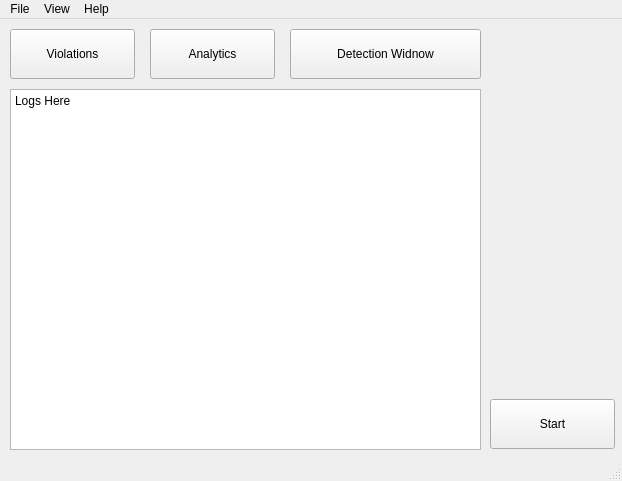
<?xml version="1.0" encoding="UTF-8"?>
<ui version="4.0">
 <class>Main</class>
 <widget class="QMainWindow" name="Main">
  <property name="geometry">
   <rect>
    <x>0</x>
    <y>0</y>
    <width>622</width>
    <height>481</height>
   </rect>
  </property>
  <property name="windowTitle">
   <string>MainWindow</string>
  </property>
  <widget class="QWidget" name="centralwidget">
   <widget class="QPushButton" name="startButton">
    <property name="geometry">
     <rect>
      <x>490</x>
      <y>380</y>
      <width>125</width>
      <height>50</height>
     </rect>
    </property>
    <property name="text">
     <string>Start</string>
    </property>
   </widget>
   <widget class="QPlainTextEdit" name="plainTextEdit">
    <property name="geometry">
     <rect>
      <x>10</x>
      <y>70</y>
      <width>471</width>
      <height>361</height>
     </rect>
    </property>
    <property name="plainText">
     <string>Logs Here
</string>
    </property>
   </widget>
   <widget class="QPushButton" name="violationsButton">
    <property name="geometry">
     <rect>
      <x>10</x>
      <y>10</y>
      <width>125</width>
      <height>50</height>
     </rect>
    </property>
    <property name="text">
     <string>Violations</string>
    </property>
   </widget>
   <widget class="QPushButton" name="analyticsButton">
    <property name="geometry">
     <rect>
      <x>150</x>
      <y>10</y>
      <width>125</width>
      <height>50</height>
     </rect>
    </property>
    <property name="text">
     <string>Analytics</string>
    </property>
   </widget>
   <widget class="QPushButton" name="detectionWindowButton">
    <property name="geometry">
     <rect>
      <x>290</x>
      <y>10</y>
      <width>191</width>
      <height>50</height>
     </rect>
    </property>
    <property name="text">
     <string>Detection Widnow</string>
    </property>
   </widget>
  </widget>
  <widget class="QMenuBar" name="menubar">
   <property name="geometry">
    <rect>
     <x>0</x>
     <y>0</y>
     <width>622</width>
     <height>23</height>
    </rect>
   </property>
   <widget class="QMenu" name="menuFIle">
    <property name="title">
     <string>File</string>
    </property>
    <addaction name="actionLoad_Config"/>
    <addaction name="separator"/>
    <addaction name="actionExit"/>
   </widget>
   <widget class="QMenu" name="menuView">
    <property name="title">
     <string>View</string>
    </property>
    <addaction name="actionLogs"/>
    <addaction name="actionConfigs"/>
   </widget>
   <widget class="QMenu" name="menuHelp">
    <property name="title">
     <string>Help</string>
    </property>
    <addaction name="actionAbout"/>
   </widget>
   <addaction name="menuFIle"/>
   <addaction name="menuView"/>
   <addaction name="menuHelp"/>
  </widget>
  <widget class="QStatusBar" name="statusbar"/>
  <action name="actionLoad_Config">
   <property name="text">
    <string>Load Config</string>
   </property>
  </action>
  <action name="actionExit">
   <property name="text">
    <string>Exit</string>
   </property>
  </action>
  <action name="actionLogs">
   <property name="text">
    <string>Logs</string>
   </property>
  </action>
  <action name="actionConfigs">
   <property name="text">
    <string>Configs</string>
   </property>
  </action>
  <action name="actionAbout">
   <property name="text">
    <string>About</string>
   </property>
  </action>
 </widget>
 <resources/>
 <connections/>
</ui>
